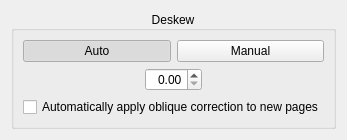
         <widget class="QWidget" name="scrollAreaWidgetContents_3">
          <property name="geometry">
           <rect>
            <x>0</x>
            <y>0</y>
            <width>208</width>
            <height>116</height>
           </rect>
          </property>
          <layout class="QGridLayout" name="gridLayout_3">
           <item row="0" column="1">
            <spacer name="verticalSpacer_5">
             <property name="orientation">
              <enum>Qt::Vertical</enum>
             </property>
             <property name="sizeHint" stdset="0">
              <size>
               <width>1</width>
               <height>1</height>
              </size>
             </property>
            </spacer>
           </item>
           <item row="1" column="0">
            <spacer name="horizontalSpacer_9">
             <property name="orientation">
              <enum>Qt::Horizontal</enum>
             </property>
             <property name="sizeHint" stdset="0">
              <size>
               <width>1</width>
               <height>1</height>
              </size>
             </property>
            </spacer>
           </item>
           <item row="1" column="2">
            <spacer name="horizontalSpacer_10">
             <property name="orientation">
              <enum>Qt::Horizontal</enum>
             </property>
             <property name="sizeHint" stdset="0">
              <size>
               <width>1</width>
               <height>1</height>
              </size>
             </property>
            </spacer>
           </item>
           <item row="1" column="1">
            <widget class="QGroupBox" name="groupBox_3">
             <property name="title">
              <string>Deskew</string>
             </property>
             <property name="alignment">
              <set>Qt::AlignCenter</set>
             </property>
             <layout class="QVBoxLayout" name="verticalLayout_10">
              <item>
               <layout class="QHBoxLayout" name="_6">
                <item>
                 <widget class="QPushButton" name="deskewAutoBtn">
                  <property name="text">
                   <string>Auto</string>
                  </property>
                  <property name="checkable">
                   <bool>true</bool>
                  </property>
                  <property name="checked">
                   <bool>true</bool>
                  </property>
                  <property name="autoExclusive">
                   <bool>true</bool>
                  </property>
                  <property name="toolTip">
                   <string>Automatically detect the page angle.</string>
                  </property>
                 </widget>
                </item>
                <item>
                 <widget class="QPushButton" name="deskewManualBtn">
                  <property name="text">
                   <string>Manual</string>
                  </property>
                  <property name="checkable">
                   <bool>true</bool>
                  </property>
                  <property name="autoExclusive">
                   <bool>true</bool>
                  </property>
                  <property name="toolTip">
                   <string>Set the page angle manually.</string>
                  </property>
                 </widget>
                </item>
               </layout>
              </item>
              <item>
               <layout class="QHBoxLayout" name="_7">
                <item>
                 <spacer>
                  <property name="orientation">
                   <enum>Qt::Horizontal</enum>
                  </property>
                  <property name="sizeHint" stdset="0">
                   <size>
                    <width>1</width>
                    <height>1</height>
                   </size>
                  </property>
                 </spacer>
                </item>
                <item>
                 <widget class="QDoubleSpinBox" name="angleSpinBox">
                  <property name="alignment">
                   <set>Qt::AlignRight|Qt::AlignTrailing|Qt::AlignVCenter</set>
                  </property>
                  <property name="singleStep">
                   <double>0.010000000000000</double>
                  </property>
                 </widget>
                </item>
                <item>
                 <spacer>
                  <property name="orientation">
                   <enum>Qt::Horizontal</enum>
                  </property>
                  <property name="sizeHint" stdset="0">
                   <size>
                    <width>1</width>
                    <height>1</height>
                   </size>
                  </property>
                 </spacer>
                </item>
               </layout>
              </item>
              <item>
               <widget class="QCheckBox" name="deskewAutoObliqueCB">
                <property name="toolTip">
                  <string>New pages start with Oblique Auto when checked, or Oblique Off when unchecked. This does not change existing pages.</string>
                </property>
                <property name="text">
                  <string>Automatically apply oblique correction to new pages</string>
                </property>
               </widget>
              </item>
             </layout>
            </widget>
           </item>
           <item row="2" column="1">
            <spacer name="verticalSpacer_6">
             <property name="orientation">
              <enum>Qt::Vertical</enum>
             </property>
             <property name="sizeHint" stdset="0">
              <size>
               <width>1</width>
               <height>1</height>
              </size>
             </property>
            </spacer>
           </item>
          </layout>
         </widget>
